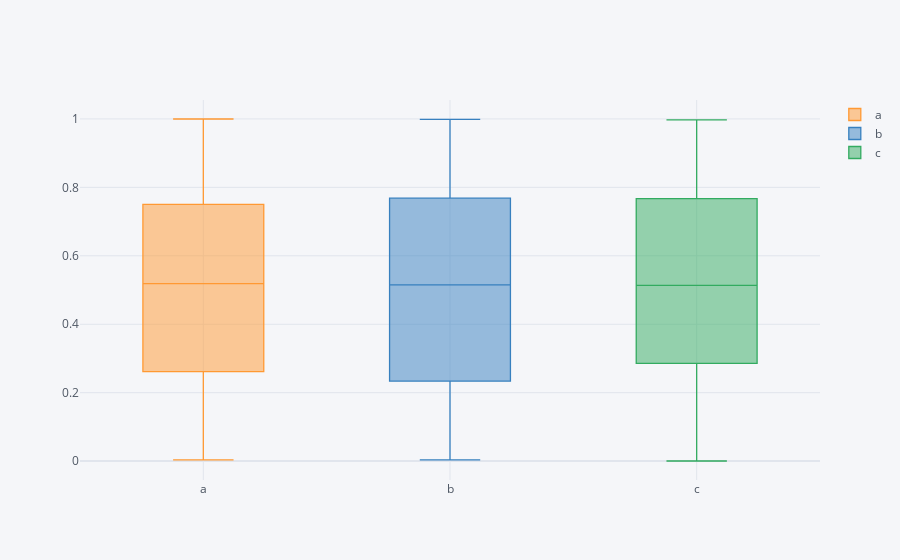

Notebook source saved alongside this figure:
### Code cell
df.iplot(kind = 'box')

### Figure 1 — Plotly figure (JSON) as saved in the notebook; plotly's stock layout.template omitted (floating-point values rounded to 4 significant figures; data arrays with more than 128 entries replaced by an {"elided": "..."} marker saying what was removed)
{"data": [{"boxpoints": false, "line": {"width": 1.3}, "marker": {"color": "rgba(255, 153, 51, 1.0)"}, "name": "a", "orientation": "v", "type": "box", "y": {"elided": "300 float values"}}, {"boxpoints": false, "line": {"width": 1.3}, "marker": {"color": "rgba(55, 128, 191, 1.0)"}, "name": "b", "orientation": "v", "type": "box", "y": {"elided": "300 float values"}}, {"boxpoints": false, "line": {"width": 1.3}, "marker": {"color": "rgba(50, 171, 96, 1.0)"}, "name": "c", "orientation": "v", "type": "box", "y": {"elided": "300 float values"}}], "layout": {"legend": {"bgcolor": "#F5F6F9", "font": {"color": "#4D5663"}}, "paper_bgcolor": "#F5F6F9", "plot_bgcolor": "#F5F6F9", "title": {"font": {"color": "#4D5663"}}, "xaxis": {"gridcolor": "#E1E5ED", "showgrid": true, "tickfont": {"color": "#4D5663"}, "title": {"font": {"color": "#4D5663"}, "text": ""}, "zerolinecolor": "#E1E5ED"}, "yaxis": {"gridcolor": "#E1E5ED", "showgrid": true, "tickfont": {"color": "#4D5663"}, "title": {"font": {"color": "#4D5663"}, "text": ""}, "zerolinecolor": "#E1E5ED"}}}
